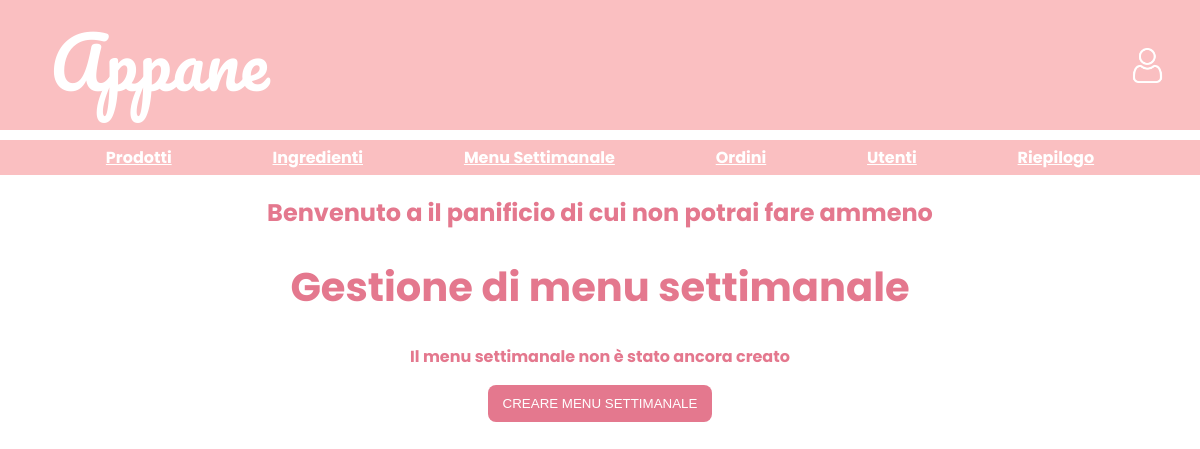
Before: /BACK/managementWeeklyMenu/managementWeeklyMenu.php with the older database file.
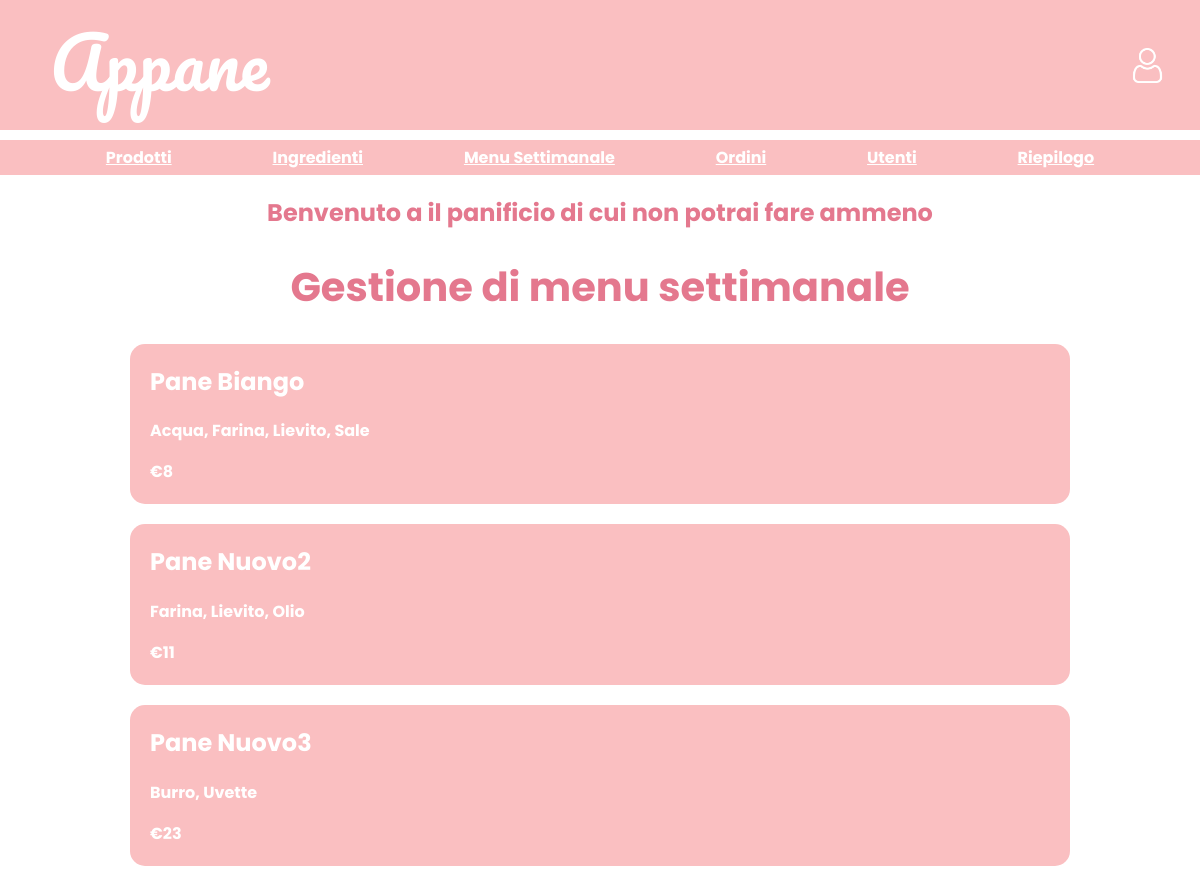
After: the same page with the newer database file.
### tables this page shows
CREATE TABLE `tmenu` (
  `idProdotto` int(11) DEFAULT NULL
);

CREATE TABLE `tprodotto` (
  `id` int(11) NOT NULL,
  `nome` varchar(255) NOT NULL,
  `prezzo` float NOT NULL
);

### BACK/managementWeeklyMenu/managementWeeklyMenu.php (the view, shortened to what this page needs)
<?php
require('../../includes/db.php');
include('../header.php');
function creaProd( $nome, $ingredienti, $prezzo)
{
    $string_ingredienti = implode(', ', $ingredienti);
    return "<div class='prodotto'>
                <div>
                    <h2>$nome</h2>
                </div>
                <p>$string_ingredienti</p>
                <p>€$prezzo</p>
            </div>";
}
?>
<!DOCTYPE html>
<html lang="it">
<head>
    <link rel="stylesheet" href="../../grafica/style.css?v=<?php echo time();?>">
</head>
<body>
    <div class="welcomeText">
        <h2>Benvenuto a il panificio di cui non potrai fare ammeno</h2>
    </div>
    <div class="main-content">
        <h1>Gestione di menu settimanale</h1>
        <div class="menu">
            <?php
            $sqlMenu = "SELECT idProdotto FROM tmenu";
            $resultMenu = $conn->query($sqlMenu);
            if ($resultMenu->num_rows > 0) {
                while($rowIdProd = $resultMenu->fetch_assoc()){
                    $stmtProd = $conn->prepare("SELECT nome, prezzo FROM tprodotto WHERE id = ?");
                    $stmtProd->bind_param("i", $rowIdProd["idProdotto"]);
                    $stmtProd->execute();
                    $resultProd = $stmtProd->get_result();
                    if($resultProd->num_rows===1){
                        $rowProd = $resultProd->fetch_assoc();
                        $stmtIng = $conn->prepare("SELECT idIngrediente FROM tricetta WHERE idProdotto = ?");
                        $stmtIng->bind_param("i", $rowIdProd["idProdotto"]);
                        $stmtIng->execute();
                        $resultI = $stmtIng->get_result();
                        $ingredienti = [];
                        while ($rowI = $resultI->fetch_assoc()) {
                            $stmt = $conn->prepare("SELECT nome FROM tingrediente WHERE id = ?");
                            $stmt->bind_param("i", $rowI['idIngrediente']);
                            $stmt->execute();
                            $result = $stmt->get_result();
                            if($result->num_rows===1){
                                $ingredienti[] = $result->fetch_assoc()["nome"];
                            }
                        }
                        sort($ingredienti);
                        echo creaProd( $rowProd["nome"], $ingredienti,  $rowProd["prezzo"]);
                    }
                }
            } else {
                echo '<p > Il menu settimanale non è stato ancora creato </p>
                    <button  class="create-btn" title="Crea menu settimanale"
                    onclick="openModal(\'modalCreateWeeklyMenu.php\')">CREARE MENU SETTIMANALE</button>';
            }
            ?>
        </div>
    </div>
</body>
</html>

Changed rows visible on the page:
added tmenu: idProdotto.nome "Pane Biango", string_ingredienti "Acqua, Farina, Lievito, Sale", idProdotto.prezzo "8"
added tmenu: idProdotto.nome "Pane Nuovo2", string_ingredienti "Farina, Lievito, Olio", idProdotto.prezzo "11"
added tmenu: idProdotto.nome "Pane Nuovo3", string_ingredienti "Burro, Uvette", idProdotto.prezzo "23"
Other visible differences:
text no longer shown: "Il menu settimanale non è stato ancora creato CREARE MENU SETTIMANALE"
